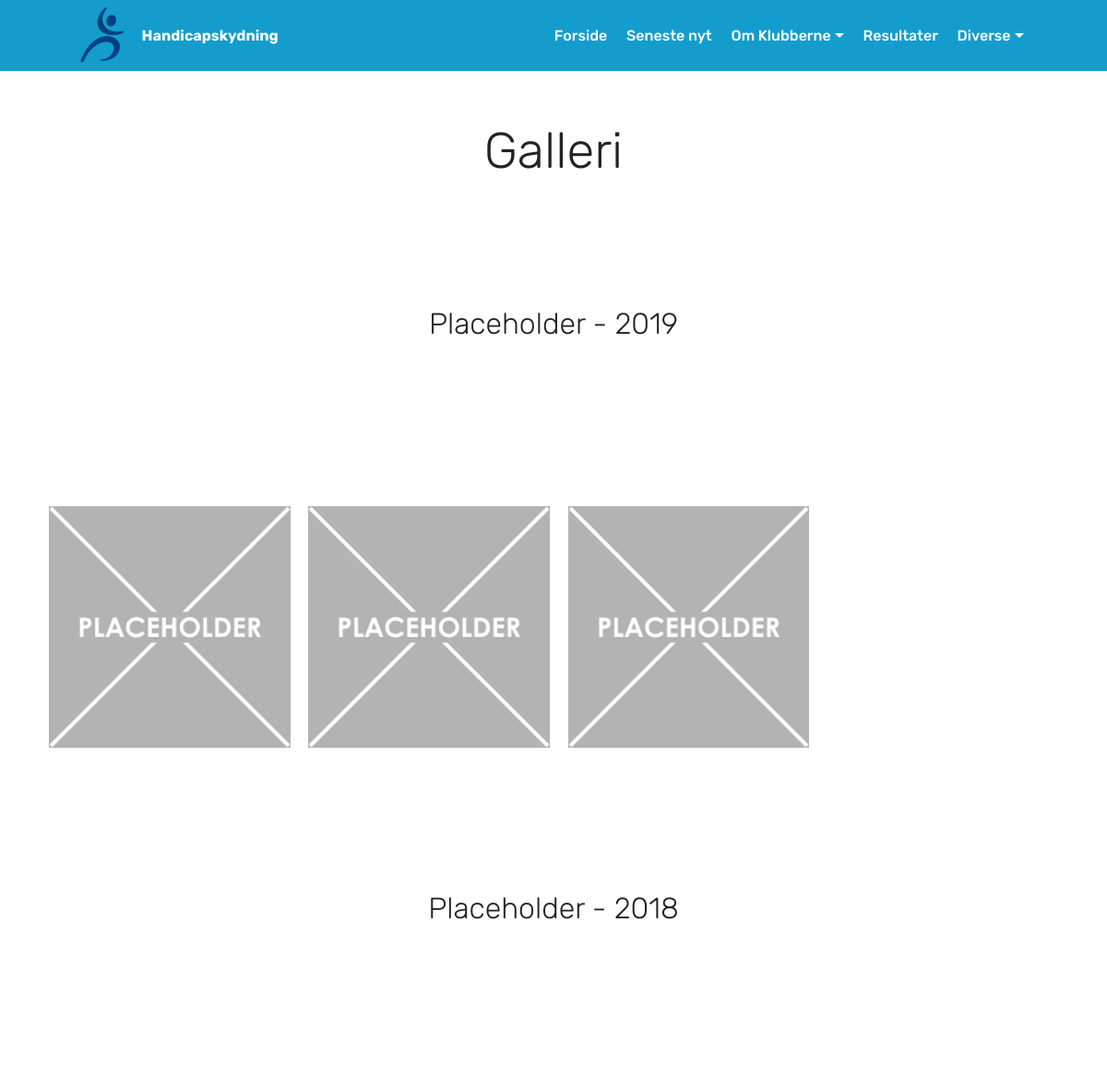
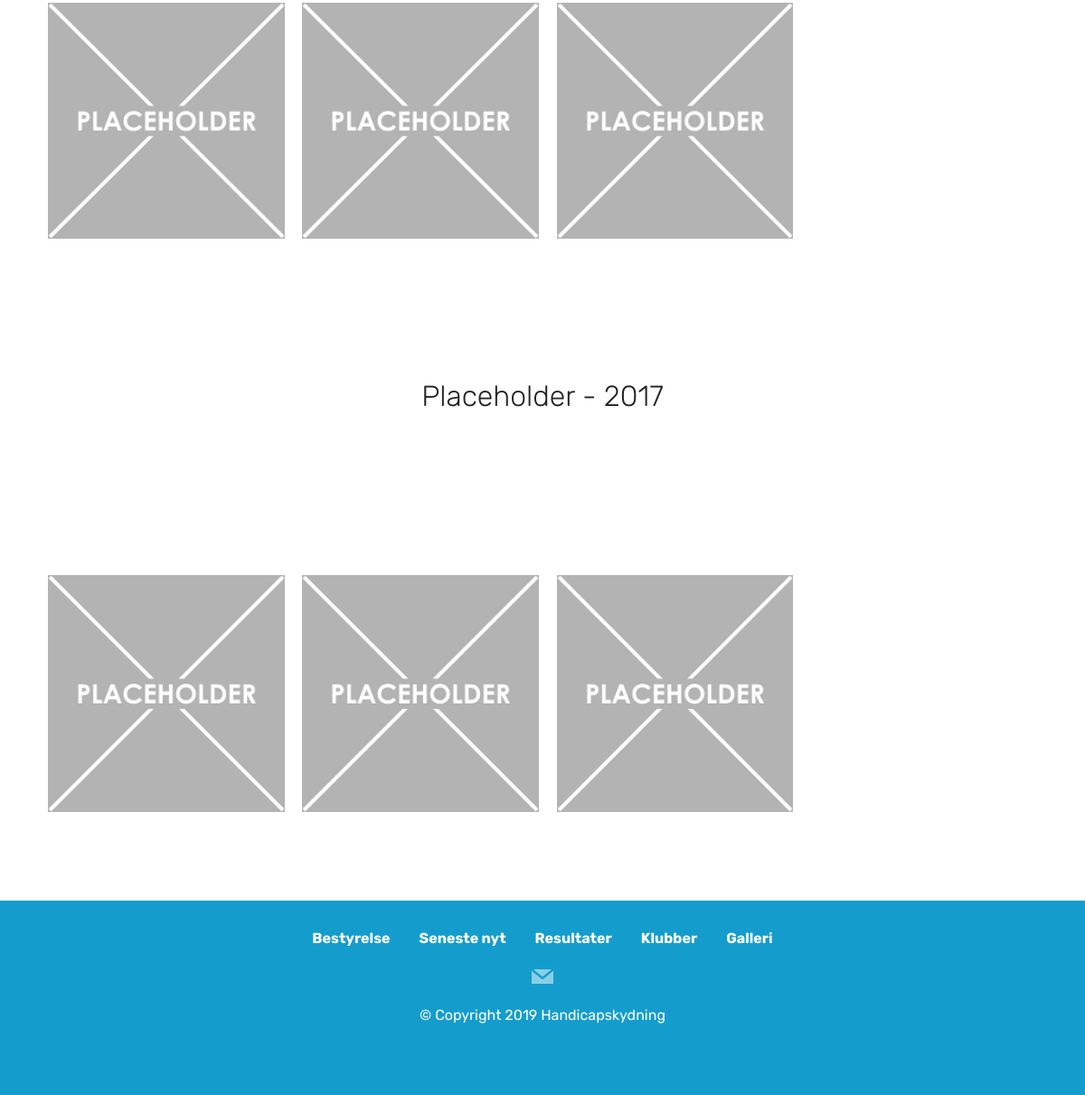
The app's page /galleri/ with its own data (2 pictures, top to bottom).
### Handicapskydning/models.py (models this page shows, shortened)
class Collections(models.Model):
    name = models.CharField(max_length=255, verbose_name="Samling")
    year = models.PositiveSmallIntegerField(verbose_name="Årstal")
    class Meta:
        verbose_name = "Samling"
        verbose_name_plural = "Samlinger"

class CPictures(models.Model):
    collection = models.ForeignKey(Collections, on_delete=models.CASCADE, verbose_name="Samling")
    picture = models.ImageField(upload_to=get_collection_image, verbose_name="Billede")
    class Meta:
        verbose_name = "Billede"
        verbose_name_plural = "Billeder"

### Handicapskydning/views.py (the view)
# urls.py: path("galleri/", views.Gallery.as_view()),
class Gallery(ListView):
    template_name = "gallery.html"
    model = models.CPictures
    def get_context_data(self, **kwargs):
        context = super().get_context_data(**kwargs)
        context['collections'] = models.Collections.objects.order_by('-year', 'name')
        return context

### templates/gallery.html (shortened to what this page needs)
{% extends "base.html" %}
{% load static %}
{% block headextend %}
  <link rel="stylesheet" href="{% static 'assets/gallery/style.css' %}">
{% endblock %}
{% block content %}
  <section class="mbr-section content4 cid-rGvFh5dlI4" id="content4-r">
    <div class="container">
        <div class="media-container-row">
            <div class="title col-12 col-md-8">
                <h2 class="align-center pb-3 mbr-fonts-style display-1">
                    Galleri</h2>
            </div>
        </div>
    </div>
</section>
{% for collection in collections %}
<section class="mbr-section content4 cid-rGvFoey3W9" id="content4-s">
    <div class="container">
        <div class="media-container-row">
            <div class="title col-12 col-md-8">
                <h2 class="align-center pb-3 mbr-fonts-style display-2">
                    {{collection.name}} - {{collection.year}}</h2>
            </div>
        </div>
    </div>
</section>
<section class="mbr-gallery mbr-slider-carousel cid-rGvFbtSWhN" id="gallery1-q">
    <div class="container">
        <div>
            <div class="mbr-gallery-row">
                <div class="mbr-gallery-layout-default">
                    <div>
                        <div>
                            {% for cpicture in object_list %}
                            {% if cpicture.collection == collection %}
                            <div class="mbr-gallery-item mbr-gallery-item--p1" data-video-url="false" data-tags="Awesome">
                                <div href="#lb-gallery1-q" data-slide-to="{{cpicture.id}}" data-toggle="modal">
                                <img src="{% static '' %}{{cpicture.picture}}" alt="" title="">
                                </div>
                            </div>
                            {% endif %}
                            {% endfor %}
                        </div>
                    </div>
                </div>
            </div>
        </div>
    </div>
</section>
{% endfor %}
{% endblock %}

### templates/base.html (shortened to what this page needs)
{% load static %}
<!DOCTYPE html>
<html>
  <head>
    <link
      rel="stylesheet"
      href="{% static 'assets/web/assets/mobirise-icons/mobirise-icons.css' %}"
    />
    <link
      rel="stylesheet"
      href="{% static 'assets/bootstrap/css/bootstrap.min.css' %}"
    />
    <link
      rel="stylesheet"
      href="{% static 'assets/bootstrap/css/bootstrap-grid.min.css' %}"
    />
    <link
      rel="stylesheet"
      href="{% static 'assets/bootstrap/css/bootstrap-reboot.min.css' %}"
    />
    <link rel="stylesheet" href="{% static 'assets/tether/tether.min.css' %}" />
    <link
      rel="stylesheet"
      href="{% static 'assets/dropdown/css/style.css' %}"
    />
    <link
      rel="stylesheet"
      href="{% static 'assets/socicon/css/styles.css' %}"
    />
    <link rel="stylesheet" href="{% static 'assets/theme/css/style.css' %}" />
    <link
      rel="stylesheet"
      href="{% static 'assets/mobirise/css/mbr-additional.css' %}"
      type="text/css"
    />
    {% block headextend %} {% endblock %}
  </head>
  <body>
    <section
      class="menu cid-rGuWmNFPML"
      once="menu"
      id="menu1-0"
      style="margin-bottom: 77px;"
    >
      <nav
        class="navbar navbar-expand beta-menu navbar-dropdown align-items-center navbar-fixed-top navbar-toggleable-sm"
      >
        <div class="menu-logo">
          <div class="navbar-brand">
            <span class="navbar-logo">
              <a href="/">
                <img
                  src="{% static 'assets/images/logo-122x122.png' %}"
                  alt="Handicapskydning logo"
                  title=""
                  style="height: 3.8rem;"
                />
              </a>
            </span>
            <span class="navbar-caption-wrap"
              ><a class="navbar-caption text-white display-4" href="/"
                >Handicapskydning</a
              ></span
            >
          </div>
        </div>
        <div class="collapse navbar-collapse" id="navbarSupportedContent">
          <ul
            class="navbar-nav nav-dropdown nav-right"
            data-app-modern-menu="true"
          >
            <li class="nav-item">
              <a class="nav-link link text-white display-4" href="/">
                Forside</a
              >
            </li>
            <li class="nav-item">
              <a class="nav-link link text-white display-4" href="/nyheder">
                Seneste nyt</a
              >
            </li>
            <li class="nav-item dropdown">
              <a
                class="nav-link link text-white dropdown-toggle display-4"
                href="#"
                data-toggle="dropdown-submenu"
                aria-expanded="true"
                >Om Klubberne</a
              >
            </li>
            <li class="nav-item">
              <a class="nav-link link text-white display-4" href="/resultater"
                >Resultater</a
              >
            </li>
            <li class="nav-item dropdown">
              <a
                class="nav-link link text-white dropdown-toggle display-4"
                href="#"
                data-toggle="dropdown-submenu"
                aria-expanded="false"
                >Diverse</a
              >
            </li>
          </ul>
        </div>
      </nav>
    </section>
    {% block content %} {% endblock %}
    <section once="footers" class="cid-rGuWt6eCsA" id="footer7-1">
      <div class="container">
        <div class="media-container-row align-center mbr-white">
          <div class="row row-links">
            <ul class="foot-menu">
              <li class="foot-menu-item mbr-fonts-style display-7">
                <a href="/bestyrelse" class="text-white"
                  ><strong>Bestyrelse</strong></a
                >
              </li>
              <li class="foot-menu-item mbr-fonts-style display-7">
                <a href="/nyheder" class="text-white"
                  ><strong>Seneste nyt</strong></a
                >
              </li>
              <li class="foot-menu-item mbr-fonts-style display-7">
                <a href="/resultater" class="text-white"
                  ><strong>Resultater</strong></a
                >
              </li>
              <li class="foot-menu-item mbr-fonts-style display-7">
                <a href="/klubber" class="text-white"
                  ><strong>Klubber</strong></a
                >
              </li>
              <li class="foot-menu-item mbr-fonts-style display-7">
                <a href="/galleri" class="text-white"
                  ><strong>Galleri</strong></a
                >
              </li>
            </ul>
          </div>
          <div class="row social-row">
            <div class="social-list align-right pb-2">
              <div class="soc-item">
                <a href="/bestyrelse">
                  <span
                    class="mbr-iconfont mbr-iconfont-social socicon-mail socicon"
                  ></span>
                </a>
              </div>
            </div>
          </div>
          <div class="row row-copirayt">
            <p
              class="mbr-text mb-0 mbr-fonts-style mbr-white align-center display-7"
            >
              © Copyright 2019 Handicapskydning
            </p>
          </div>
        </div>
      </div>
    </section>
  </body>
</html>

### static/assets/dropdown/css/style.css (style rules this page uses)
.navbar-dropdown { left: 0; padding: 0; position: absolute; right: 0; top: 0; transition: all 0.45s ease; z-index: 1030; background: #282828; }
.navbar-dropdown .navbar-logo { margin-right: 0.8rem; transition: margin 0.3s ease-in-out; vertical-align: middle; }
.navbar-dropdown .navbar-logo img { height: 3.125rem; transition: all 0.3s ease-in-out; }
.navbar-dropdown .navbar-caption { font-weight: 700; white-space: normal; vertical-align: -4px; line-height: 3.125rem !important; }
.navbar-dropdown .navbar-caption, .navbar-dropdown .navbar-caption:hover { color: inherit; text-decoration: none; }
.navbar-dropdown.navbar-fixed-top { position: fixed; }
.navbar-dropdown .navbar-brand span { vertical-align: -4px; }
.nav-dropdown { font-size: 0.75rem; font-weight: 500; height: auto !important; }
.nav-dropdown .link { margin: .667em 1.667em; font-weight: 500; padding: 0; transition: color .2s ease-in-out; }
.nav-dropdown .link.dropdown-toggle { margin-right: 2.583em; }
.nav-dropdown .link.dropdown-toggle::after { margin-left: .25rem; border-top: 0.35em solid; border-right: 0.35em solid transparent; border-left: 0.35em solid transparent; border-bottom: 0; }
.nav-dropdown .link::after, .nav-dropdown .dropdown-item::after { color: inherit; }

### records on screen
Collections: name "Placeholder", year "2019"
CPictures: picture (picture)
CPictures: picture (picture)
CPictures: picture (picture)
Collections: name "Placeholder", year "2018"
CPictures: picture (picture)
CPictures: picture (picture)
CPictures: picture (picture)
Collections: name "Placeholder", year "2017"
CPictures: picture (picture)
CPictures: picture (picture)
CPictures: picture (picture)
